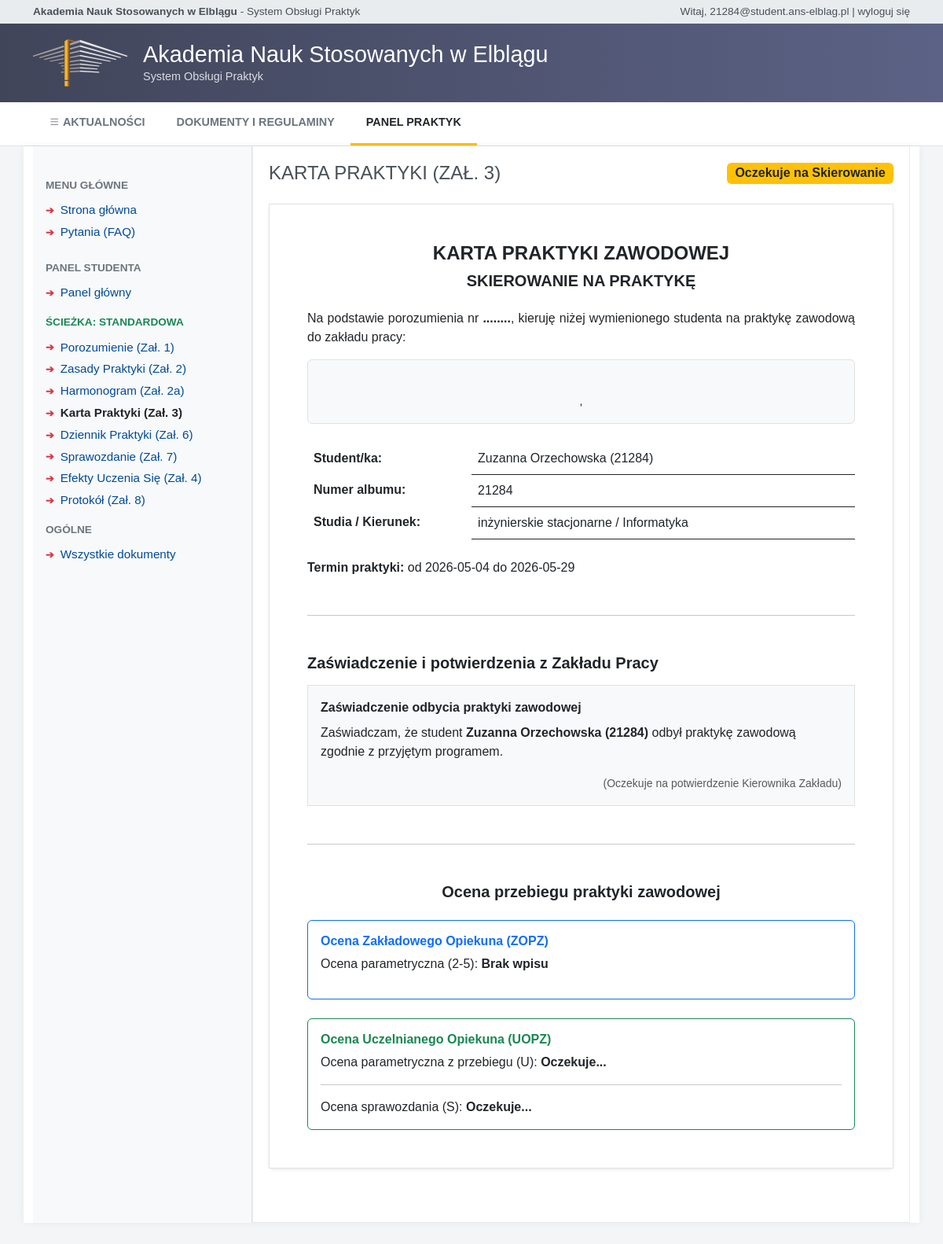
The app's page /student/zal3_karta (signed in) with its own data.
### models.py (models this page shows, shortened)
class Uzytkownik(db.Model, UserMixin):
    __tablename__ = 'uzytkownik'
    id = db.Column(db.Integer, primary_key=True)
    email = db.Column(db.String(120), unique=True, nullable=False)
    haslo_hash = db.Column(db.String(255), nullable=True)
    imie = db.Column(db.String(50), nullable=False)
    nazwisko = db.Column(db.String(50), nullable=False)
    rola = db.Column(db.String(50), nullable=False)
    aktywny = db.Column(db.Integer, default=1)
    wymaga_zmiany_hasla = db.Column(db.Boolean, default=False)
    auth_provider = db.Column(db.String(50), default="microsoft")
    external_id = db.Column(db.String(255), unique=True)
    @property
    def is_active(self):
        return bool(self.aktywny)

class Student(db.Model):
    __tablename__ = 'student'
    id = db.Column(db.Integer, primary_key=True)
    uzytkownik_id = db.Column(db.Integer, db.ForeignKey('uzytkownik.id'), nullable=False)
    nr_albumu = db.Column(db.String(20), unique=True, nullable=False)
    kierunek = db.Column(db.String(100), default='informatyka')
    specjalnosc = db.Column(db.String(100))
    tryb_studiow = db.Column(db.String(50))
    rok_studiow = db.Column(db.Integer)
    uzytkownik = db.relationship('Uzytkownik', backref=db.backref('student_profil', uselist=False))

class Praktyka(db.Model):
    __tablename__ = 'praktyka'
    id = db.Column(db.Integer, primary_key=True)
    student_id = db.Column(db.Integer, db.ForeignKey('student.id'), nullable=False)
    zaklad_id = db.Column(db.Integer, db.ForeignKey('zaklad_pracy.id'), nullable=True)
    uopz_id = db.Column(db.Integer, db.ForeignKey('uzytkownik.id'), nullable=True)
    status = db.Column(db.String(50), default='OCZEKUJE_NA_ZAL9')
    data_start = db.Column(db.Date)
    data_end = db.Column(db.Date)
    liczba_godzin = db.Column(db.Integer, default=960)
    student = db.relationship('Student', backref='praktyki')
    zaklad = db.relationship('ZakladPracy')

### blueprints/student.py (the view)
@student_bp.route('/zal3_karta')
@login_required
def zal3_karta():
    if current_user.rola != 'student':
        return redirect(url_for('index'))
    student = Student.query.filter_by(uzytkownik_id=current_user.id).first()
    praktyka = Praktyka.query.filter_by(student_id=student.id).first()
    if not praktyka:
        flash('Brak przypisanej praktyki.', 'warning')
        return redirect(url_for('student.dashboard'))
    uopz = Uzytkownik.query.get(praktyka.uopz_id) if praktyka.uopz_id else None
    porozumienie = Porozumienie.query.filter_by(praktyka_id=praktyka.id).first()
    protokol = Protokol.query.filter_by(praktyka_id=praktyka.id).first()
    zopz = Uzytkownik.query.get(praktyka.zaklad.zopz_id) if praktyka.zaklad and praktyka.zaklad.zopz_id else None
    return render_template(
        'dokumenty/zal3_karta.html',
        student=student,
        praktyka=praktyka,
        uopz=uopz,
        zopz=zopz,
        porozumienie=porozumienie,
        protokol=protokol
    )

### templates/dokumenty/zal3_karta.html (shortened to what this page needs)
{% extends "base.html" %}
{% block content %}
<div class="d-flex justify-content-between align-items-center mb-4">
    <div>
        <h2
            style="color: #495057; font-weight: normal; font-size: 1.5rem; text-transform: uppercase; margin-bottom: 0;">
            Karta Praktyki (Zał. 3)</h2>
    </div>
    {% if praktyka.status == 'SKIEROWANIE_WYDANE' %}
    <span class="badge bg-success fs-6">Skierowanie Wydane</span>
    {% else %}
    <span class="badge bg-warning text-dark fs-6">Oczekuje na Skierowanie</span>
    {% endif %}
</div>
<div class="card shadow-sm border-0 mb-5">
    <div class="card-body p-5"
        style="border: 1px solid #dee2e6; max-width: 900px; margin: 0 auto; background-color: #fff;">
        <div class="text-center mb-4">
            <h4 class="fw-bold m-0">KARTA PRAKTYKI ZAWODOWEJ</h4>
            <h5 class="fw-bold mt-2">SKIEROWANIE NA PRAKTYKĘ</h5>
        </div>
        <p style="text-align: justify;">Na podstawie porozumienia nr <strong>{% if porozumienie and porozumienie.id %}{{
                porozumienie.id }}{% else %}........{% endif %}</strong>, kieruję niżej wymienionego studenta na
            praktykę zawodową do zakładu pracy:</p>
        <div class="bg-light p-3 mb-4 text-center rounded fw-bold border">
            {{ praktyka.zaklad.nazwa }}<br>
            <small class="fw-normal">{{ praktyka.zaklad.adres }}, {{ praktyka.zaklad.miasto }}</small>
        </div>
        <table class="table table-borderless mb-4">
            <tbody>
                <tr>
                    <td style="width: 30%;" class="fw-bold">Student/ka:</td>
                    <td class="border-bottom border-dark">{{ student.uzytkownik.imie }} {{ student.uzytkownik.nazwisko
                        }}</td>
                </tr>
                <tr>
                    <td class="fw-bold">Numer albumu:</td>
                    <td class="border-bottom border-dark">{{ student.nr_albumu }}</td>
                </tr>
                <tr>
                    <td class="fw-bold">Studia / Kierunek:</td>
                    <td class="border-bottom border-dark">inżynierskie {{ student.tryb_studiow }} / {{ student.kierunek
                        }}</td>
                </tr>
            </tbody>
        </table>
        <p><strong>Termin praktyki:</strong> od {{ praktyka.data_start }} do {{ praktyka.data_end }}</p>
        <hr class="my-5">
        <h5 class="fw-bold mb-3">Zaświadczenie i potwierdzenia z Zakładu Pracy</h5>
        <div class="p-3 border bg-light mb-4">
            <p class="fw-bold mb-2">Zaświadczenie odbycia praktyki zawodowej</p>
            <p>Zaświadczam, że student <strong>{{ student.uzytkownik.imie }} {{ student.uzytkownik.nazwisko }}</strong>
                odbył praktykę zawodową zgodnie z przyjętym programem.</p>
            <div class="text-end text-muted mt-3"><small>(Oczekuje na potwierdzenie Kierownika Zakładu)</small></div>
        </div>
        <hr class="my-5">
        <h5 class="fw-bold mb-4 text-center">Ocena przebiegu praktyki zawodowej</h5>
        <div class="p-3 border rounded border-primary mb-4">
            <h6 class="fw-bold text-primary">Ocena Zakładowego Opiekuna (ZOPZ)</h6>
            <p>Ocena parametryczna (2-5): <strong>{% if protokol and protokol.ocena_z %}{{ protokol.ocena_z }}{% else
                    %}Brak wpisu{% endif %}</strong></p>
        </div>
        <div class="p-3 border rounded border-success">
            <h6 class="fw-bold text-success">Ocena Uczelnianego Opiekuna (UOPZ)</h6>
            {% if current_user.rola == 'uopz' %}
            <form method="POST">
                <div class="row mb-3 mt-3">
                    <div class="col-md-6">
                        <label class="form-label">Ocena parametryczna z przebiegu (U):</label>
                        <select name="ocena_u" class="form-select">
                            <option value="">Wybierz ocenę...</option>
                            <option value="2.0" {% if protokol and protokol.ocena_u==2.0 %}selected{% endif %}>2.0 -
                                Niedostateczny</option>
                            <option value="3.0" {% if protokol and protokol.ocena_u==3.0 %}selected{% endif %}>3.0 -
                                Dostateczny</option>
                            <option value="3.5" {% if protokol and protokol.ocena_u==3.5 %}selected{% endif %}>3.5 -
                                Dostateczny Plus</option>
                            <option value="4.0" {% if protokol and protokol.ocena_u==4.0 %}selected{% endif %}>4.0 -
                                Dobry</option>
                            <option value="4.5" {% if protokol and protokol.ocena_u==4.5 %}selected{% endif %}>4.5 -
                                Dobry Plus</option>
                            <option value="5.0" {% if protokol and protokol.ocena_u==5.0 %}selected{% endif %}>5.0 -
                                Bardzo Dobry</option>
                        </select>
                    </div>
                    <div class="col-md-6">
                        <label class="form-label">Ocena sprawozdania studenta (S):</label>
                        <select name="ocena_s" class="form-select">
                            <option value="">Wybierz ocenę...</option>
                            <option value="3.0" {% if protokol and protokol.ocena_s==3.0 %}selected{% endif %}>3.0
                            </option>
                            <option value="4.0" {% if protokol and protokol.ocena_s==4.0 %}selected{% endif %}>4.0
                            </option>
                            <option value="5.0" {% if protokol and protokol.ocena_s==5.0 %}selected{% endif %}>5.0
                            </option>
                        </select>
                    </div>
                </div>
                <div class="text-end">
                    <button type="submit" name="akcja" value="zapisz_ocene" class="btn btn-sm btn-success">Zapisz
                        oceny</button>
                </div>
            </form>
            {% else %}
            <p>Ocena parametryczna z przebiegu (U): <strong>{% if protokol and protokol.ocena_u %}{{ protokol.ocena_u
                    }}{% else %}Oczekuje...{% endif %}</strong></p>
            <hr>
            <p class="mb-0">Ocena sprawozdania (S): <strong>{% if protokol and protokol.ocena_s %}{{ protokol.ocena_s
                    }}{% else %}Oczekuje...{% endif %}</strong></p>
            {% endif %}
        </div>
    </div>
</div>
{% endblock %}

### templates/base.html (shortened to what this page needs)
<!DOCTYPE html>
<html lang="pl">
<head>
    <link href="https://cdn.jsdelivr.net/npm/bootstrap@5.3.0/dist/css/bootstrap.min.css" rel="stylesheet">
    <link rel="stylesheet" href="https://cdn.jsdelivr.net/npm/bootstrap-icons@1.10.5/font/bootstrap-icons.css">
</head>
<body>
    <div class="top-bar">
        <div class="container d-flex justify-content-between align-items-center">
            <div>
                <strong>Akademia Nauk Stosowanych w Elblągu</strong> - System Obsługi Praktyk
            </div>
            <div>
                {% if current_user.is_authenticated %}
                Witaj, {{ current_user.email }} |
                <a href="{{ url_for('auth.logout') }}">wyloguj się</a>
                {% else %}
                Nie jesteś zalogowany |
                <a href="{{ url_for('auth.login') }}">zaloguj się</a>
                {% endif %}
            </div>
        </div>
    </div>
    <header class="main-header">
        <div class="container header-content">
            <img src="{{ url_for('static', filename='header-logo.svg') }}" alt="Logo ANS Elbląg"
                style="height: 60px; margin-right: 20px;">
            <div>
                <h1 class="header-title">Akademia Nauk Stosowanych w Elblągu</h1>
                <p class="header-subtitle">System Obsługi Praktyk</p>
            </div>
        </div>
    </header>
    {% block navbar %}
    <nav class="main-nav">
        <div class="container d-flex flex-wrap">
            <a class="nav-link {% if request.path == '/' %}active{% endif %}" href="/"><i class="bi bi-list"></i>
                AKTUALNOŚCI</a>
            <a class="nav-link {% if request.path == '/dokumenty' %}active{% endif %}" href="/dokumenty">DOKUMENTY I
                REGULAMINY</a>
            {% if current_user.is_authenticated %}
            {% if current_user.rola == 'student' %}
            <a class="nav-link {% if 'student' in request.path %}active{% endif %}" href="/student/dashboard">PANEL
                PRAKTYK</a>
            {% elif current_user.rola == 'uopz' %}
            <a class="nav-link {% if 'uopz' in request.path %}active{% endif %}"
                href="{{ url_for('uopz.dashboard') }}">PANEL STUDENTÓW</a>
            {% elif current_user.rola == 'dziekanat' %}
            <a class="nav-link {% if 'dziekanat' in request.path %}active{% endif %}"
                href="{{ url_for('dziekanat.dashboard') }}">PANEL STUDENTÓW</a>
            {% elif current_user.rola == 'zopz' %}
            <a class="nav-link {% if 'zopz' in request.path %}active{% endif %}"
                href="{{ url_for('zopz.dashboard') }}">PANEL FIRMY</a>
            {% endif %}
            {% endif %}
        </div>
    </nav>
    {% endblock %}
    {% block layout %}
    <div class="container mb-5 content-container">
        <div class="row g-0">
            <div class="col-md-3 sidebar ps-3 pe-3 bg-light border-end">
                <div class="sidebar-section-title">Menu Główne</div>
                <ul class="sidebar-menu">
                    <li><a href="/" class="{% if request.path == '/' %}active{% endif %}">Strona główna</a></li>
                    <li><a href="/pytania" class="{% if request.path == '/pytania' %}active{% endif %}">Pytania
                            (FAQ)</a></li>
                </ul>
                {% if current_user.is_authenticated and current_user.rola == 'student' %}
                <div class="sidebar-section-title mt-4">Panel Studenta</div>
                <ul class="sidebar-menu">
                    <li><a href="/student/dashboard" class="{% if 'dashboard' in request.path %}active{% endif %}">Panel
                            główny</a></li>
                    {% set praktyka = current_user.student_profil.praktyki[0] if current_user.student_profil.praktyki
                    else none %}
                    {% if not praktyka or praktyka.status == 'OCZEKUJE_NA_ZAL9' or praktyka.status == 'BRAK_ZGŁOSZENIA'
                    %}
                    <div class="sidebar-section-title mt-3 text-warning">Wybierz ścieżkę:</div>
                    <li><a href="/student/zal9_oswiadczenie"
                            class="{% if 'zal9' in request.path %}active{% endif %}">Oświadczenie instytucji (Zał.
                            9)</a></li>
                    <li><a href="/student/zal4b_wniosek"
                            class="{% if 'zal4b_wniosek' in request.path %}active{% endif %}">Wniosek o zaliczenie (Zał.
                            4b)</a></li>
                    {% else %}
                    <div class="sidebar-section-title mt-3 text-success">Ścieżka: Standardowa</div>
                    <li><a href="/student/porozumienie"
                            class="{% if 'porozumienie' in request.path %}active{% endif %}">Porozumienie (Zał. 1)</a>
                    </li>
                    <li><a href="/student/zal2_program"
                            class="{% if 'zal2_program' in request.path %}active{% endif %}">Zasady Praktyki (Zał.
                            2)</a></li>
                    <li><a href="/student/zal2a_harmonogram"
                            class="{% if 'zal2a_harmonogram' in request.path %}active{% endif %}">Harmonogram (Zał.
                            2a)</a></li>
                    <li><a href="/student/zal3_karta"
                            class="{% if 'zal3_karta' in request.path %}active{% endif %}">Karta Praktyki (Zał. 3)</a>
                    </li>
                    <li><a href="/student/dziennik"
                            class="{% if 'dziennik' in request.path %}active{% endif %}">Dziennik Praktyki (Zał. 6)</a>
                    </li>
                    <li><a href="/student/sprawozdanie"
                            class="{% if 'sprawozdanie' in request.path %}active{% endif %}">Sprawozdanie (Zał. 7)</a>
                    </li>
                    <li><a href="/student/zal4_efekty"
                            class="{% if 'zal4_efekty' in request.path %}active{% endif %}">Efekty Uczenia Się (Zał.
                            4)</a></li>
                    <li><a href="/student/zal8_protokol"
                            class="{% if 'zal8_protokol' in request.path %}active{% endif %}">Protokół (Zał. 8)</a></li>
                    {% endif %}
                    <div class="sidebar-section-title mt-3">Ogólne</div>
                    <li><a href="/dokumenty">Wszystkie dokumenty</a></li>
                </ul>
                {% endif %}
            </div>
            <div class="col-md-9 content-area">
                {% block content %}{% endblock %}
            </div>
        </div>
    </div>
    {% endblock %}
</body>
</html>

### records on screen
Uzytkownik: email "21284@student.ans-elblag.pl", uzytkownik.imie "Zuzanna", uzytkownik.nazwisko "Orzechowska (21284)"
Student: nr_albumu "21284", tryb_studiow "stacjonarne", kierunek "Informatyka"
Praktyka: data_start "2026-05-04", data_end "2026-05-29"
